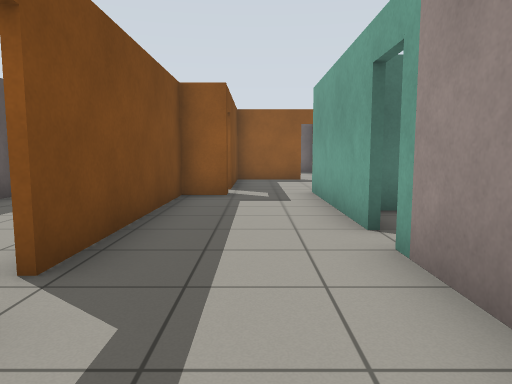
view 1 (above)

22 first-person views from a walk through a world built for the Gazebo simulator. The camera is 0.94 m above the floor, tilts 6° down and sees 70° across. The floor is counted in squares, 1 m on a side. Each view is taken from the middle of a square. On the plan, view 1 faces up. The plan holds only what a view shows up to about 13 squares ahead; the rest is blank.

view 2
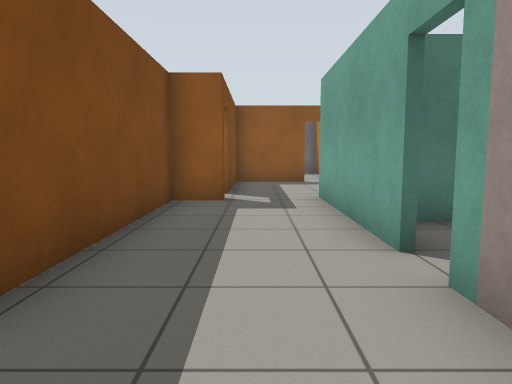

view 3
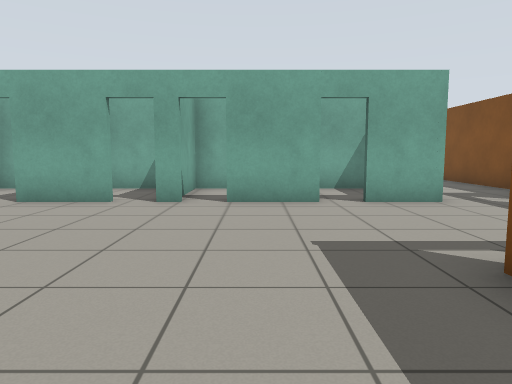

view 4
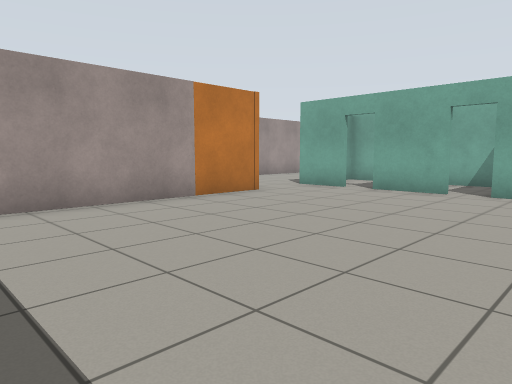

view 5
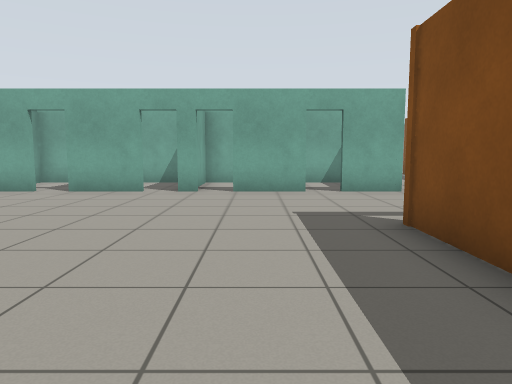

view 6
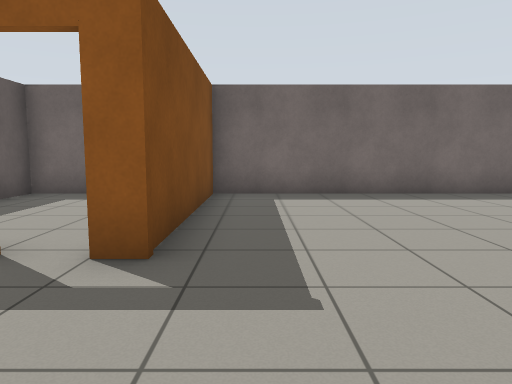

view 7
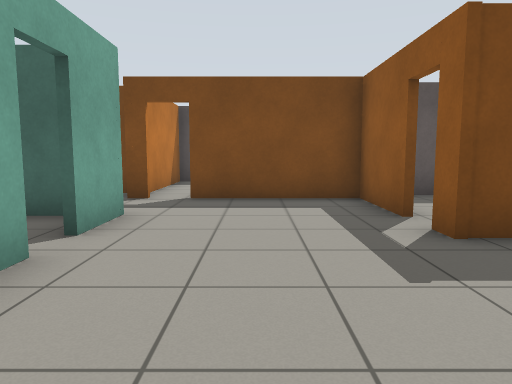

view 8
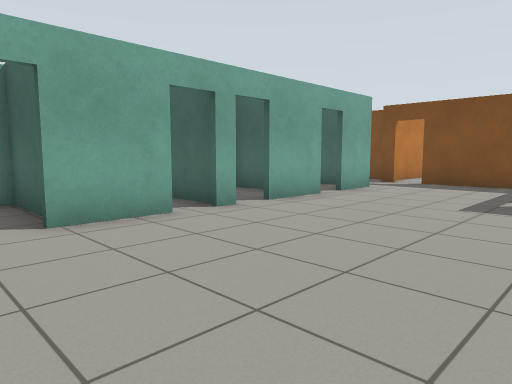

view 9
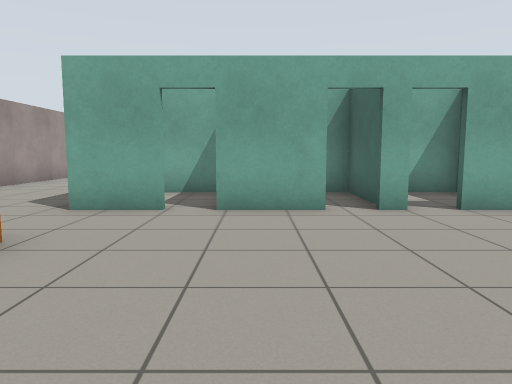

view 10
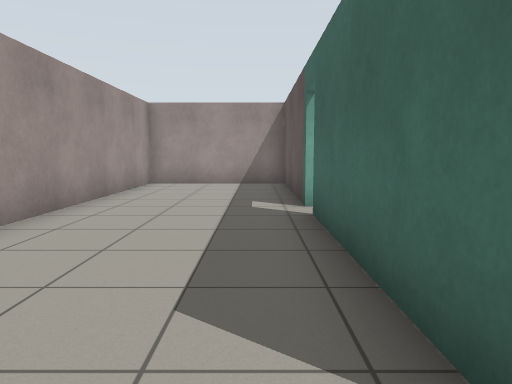

view 11
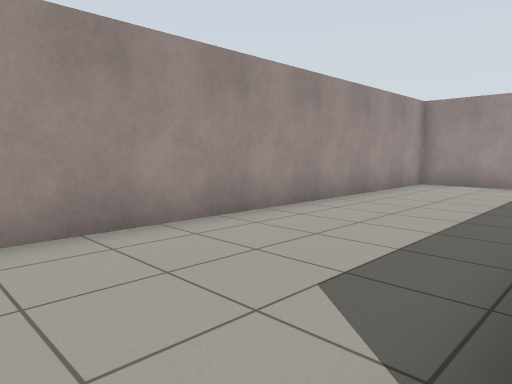

view 12
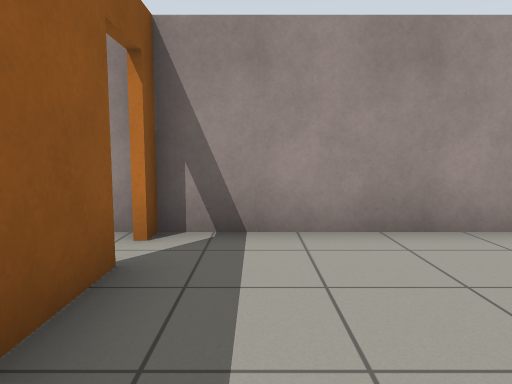

view 13
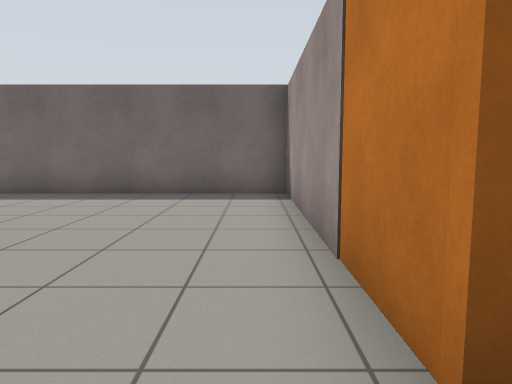

view 14
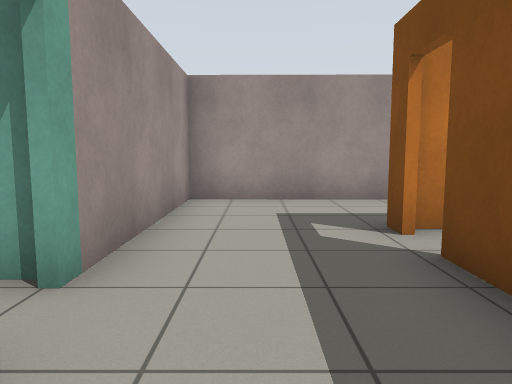

view 15
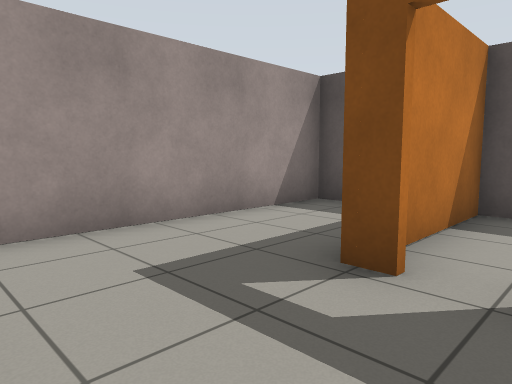

view 16
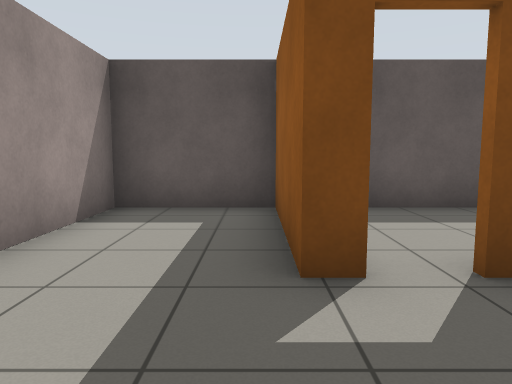

view 17
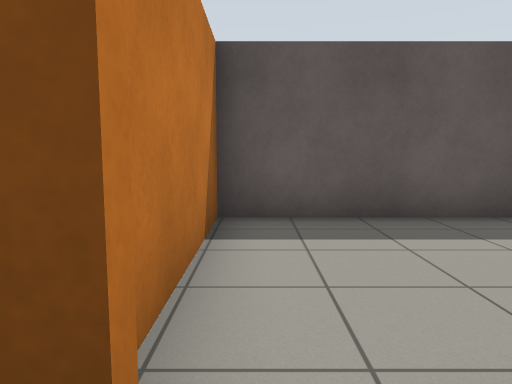

view 18
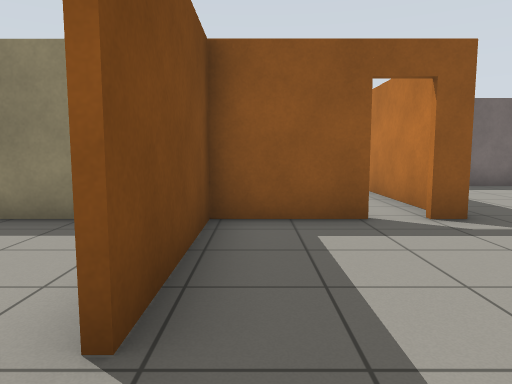

view 19
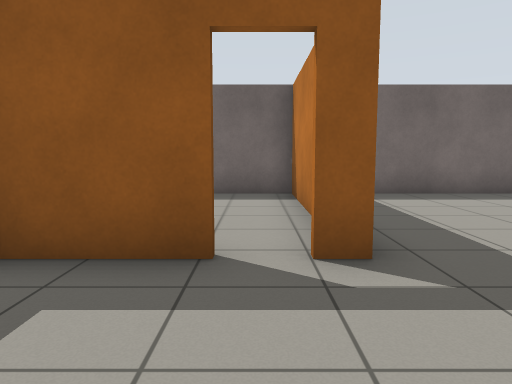

view 20
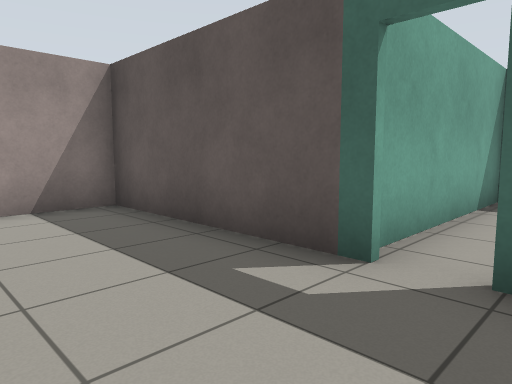

view 21
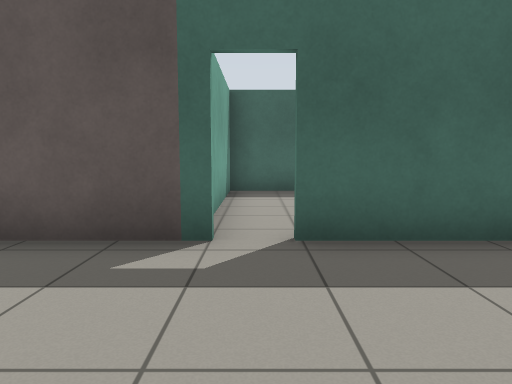

view 22
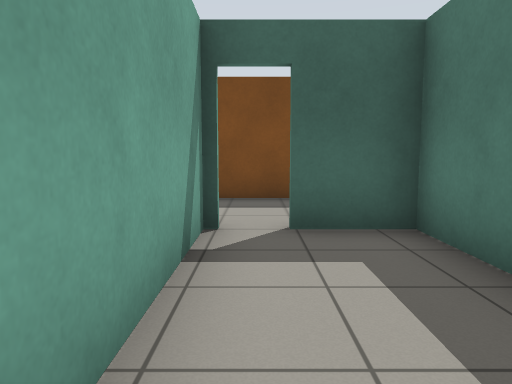

### Floor plan
Ten units are one square. View 1 is at (0, 0); x grows to the right and y downward. Boxes are objects, and circles mark ways between rooms. Rooms are numbered by the first view taken in them; rooms with no view inside come last. Other rooms are left out.
<svg viewBox="-59 -190 227 211">
<path fill="none" stroke="#000" d="M37 -89 56 -89M64 -89 68 -89M77 -89 97 -89M16 -132 -7 -132 -7 -95M-7 -87 -7 -83 -17 -83 -17 -26M14 -44 14 -89 29 -89M105 -89 121 -89M117 -111 117 -185 30 -185 30 -132 25 -132M-17 -19 -17 -13 -54 -13M-53 -10 -53 15 14 15 14 -36M121 -36 121 16 163 16 163 -112 159 -112M121 -89 121 -44M150 -112 135 -112M32 -60 15 -60 15 -44M15 -33 51 -33M-53 -129 -53 -84 -14 -84M-25 -132 -37 -132M-53 -49 -53 -10M-54 -15 -19 -15M68 -50 68 -33 116 -33M94 -80 94 -61 120 -61M41 -75 41 -61 66 -61 66 -80"/>
<circle cx="120" cy="-100" r="3" fill="#2a7"/>
<circle cx="15" cy="-40" r="3" fill="#2a7"/>
<circle cx="-10" cy="-90" r="3" fill="#2a7"/>
<circle cx="-20" cy="-25" r="3" fill="#2a7"/>
<circle cx="100" cy="-90" r="3" fill="#2a7"/>
<circle cx="70" cy="-90" r="3" fill="#2a7"/>
<circle cx="120" cy="-40" r="3" fill="#2a7"/>
<text x="40" y="-100">1</text>
<text x="140" y="-50">2</text>
<text x="40" y="-50">3</text>
<text x="-40" y="-110">4</text>
<text x="-40" y="-50">5</text>
<text x="90" y="-50">6</text>
<text x="100" y="-80">7</text>
<text x="50" y="-80">8</text>
</svg>
Room 1 opens to room 2. Room 1 opens to room 3. Room 1 opens to room 4. Room 1 opens to room 5. Room 1 opens to room 7. Room 1 opens to room 8. Room 2 opens to room 6.

Where each view was taken, in squares from view 1:
view 1: 0 up, 0 right, facing up
view 2: 1 up, 0 right, facing up
view 3: 16 up, 5 right, facing down
view 4: 18 up, 5 right, facing down-right
view 5: 18 up, 5 right, facing down
view 6: 10 up, 4 right, facing up
view 7: 11 up, 7 right, facing left
view 8: 14 up, 11 right, facing down-left
view 9: 15 up, 9 right, facing down
view 10: 10 up, 13 right, facing down
view 11: 10 up, 12 right, facing down-right
view 12: 10 up, 12 right, facing right
view 13: 10 up, 11 right, facing up
view 14: 6 up, 0 right, facing down
view 15: 3 up, 1 right, facing down-left
view 16: 1 up, 1 right, facing left
view 17: 9 up, 0 right, facing left
view 18: 8 up, 0 right, facing up
view 19: 10 up, 2 right, facing up
view 20: 5 up, 15 right, facing down-left
view 21: 4 up, 16 right, facing left
view 22: 4 up, 6 right, facing left
